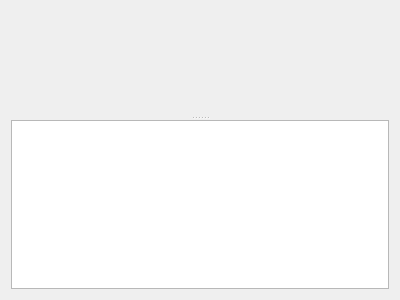
<?xml version="1.0" encoding="UTF-8"?>
<ui version="4.0">
 <class>SortedLinePlot</class>
 <widget class="QWidget" name="SortedLinePlot">
  <property name="geometry">
   <rect>
    <x>0</x>
    <y>0</y>
    <width>400</width>
    <height>300</height>
   </rect>
  </property>
  <property name="windowTitle">
   <string>Form</string>
  </property>
  <layout class="QGridLayout" name="gridLayout">
   <item row="0" column="0">
    <layout class="QHBoxLayout" name="horizontalLayout">
     <item>
      <widget class="QSplitter" name="splitter">
       <property name="orientation">
        <enum>Qt::Vertical</enum>
       </property>
       <widget class="QCustomPlot" name="plot" native="true">
        <property name="sizePolicy">
         <sizepolicy hsizetype="Preferred" vsizetype="Preferred">
          <horstretch>0</horstretch>
          <verstretch>4</verstretch>
         </sizepolicy>
        </property>
       </widget>
       <widget class="TwoAxesSettingsModel" name="settings">
        <property name="sizePolicy">
         <sizepolicy hsizetype="Expanding" vsizetype="Expanding">
          <horstretch>0</horstretch>
          <verstretch>1</verstretch>
         </sizepolicy>
        </property>
       </widget>
      </widget>
     </item>
    </layout>
   </item>
  </layout>
 </widget>
 <customwidgets>
  <customwidget>
   <class>QCustomPlot</class>
   <extends>QWidget</extends>
   <header>qcustomplot.h</header>
   <container>1</container>
  </customwidget>
  <customwidget>
   <class>TwoAxesSettingsModel</class>
   <extends>QTableWidget</extends>
   <header>../../../../lib/plots/two_axes_settings_model.h</header>
  </customwidget>
 </customwidgets>
 <resources/>
 <connections/>
</ui>
